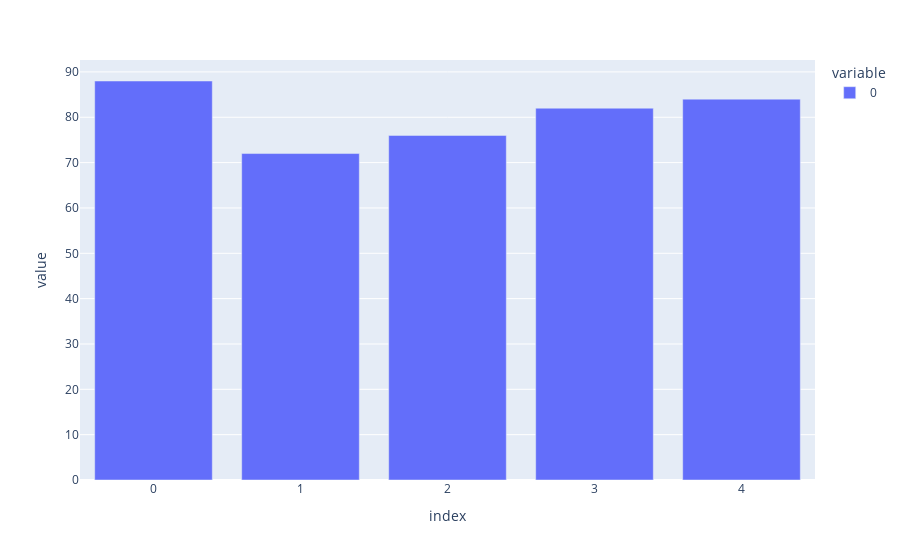

The notebook cell this image was saved under:
### Code cell
px.bar(np.bincount(rb_actions.numpy().reshape(-1).astype(np.int64)))

### Figure 1 — Plotly figure (JSON) as saved in the notebook; plotly's stock layout.template omitted (floating-point values rounded to 4 significant figures)
{"data": [{"alignmentgroup": "True", "hovertemplate": "variable=0<br>index=%{x}<br>value=%{y}<extra></extra>", "legendgroup": "0", "marker": {"color": "#636efa", "pattern": {"shape": ""}}, "name": "0", "offsetgroup": "0", "orientation": "v", "showlegend": true, "textposition": "auto", "type": "bar", "x": [0, 1, 2, 3, 4], "xaxis": "x", "y": [88, 72, 76, 82, 84], "yaxis": "y"}], "layout": {"barmode": "relative", "legend": {"title": {"text": "variable"}, "tracegroupgap": 0}, "margin": {"t": 60}, "xaxis": {"anchor": "y", "domain": [0, 1], "title": {"text": "index"}}, "yaxis": {"anchor": "x", "domain": [0, 1], "title": {"text": "value"}}}}
